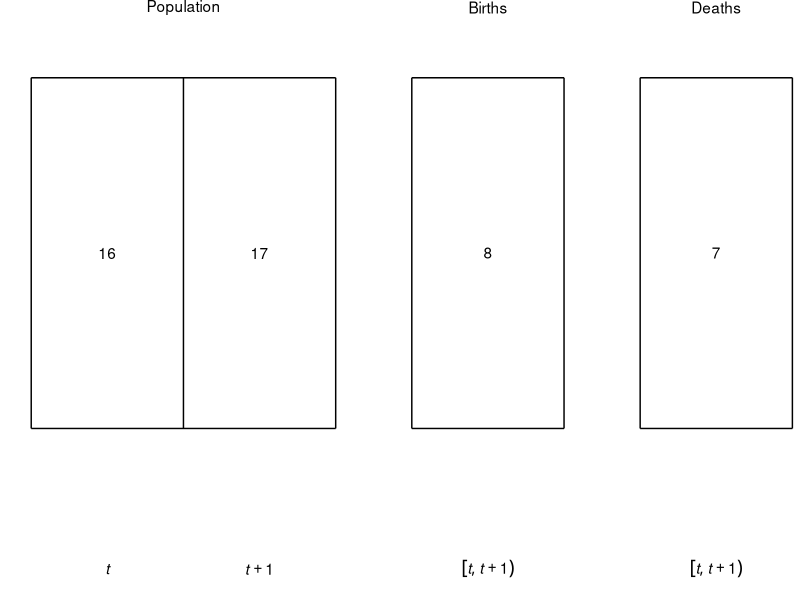

Source code (R):


library(ggplot2)


data_popn_box <- data.frame(x = c(0, 2, 2, 0, 1),
                            xend = c(2, 2, 0, 0, 1),
                            y = c(0, 0, 1, 1, 0),
                            yend = c(0, 1, 1, 0, 1))
data_popn_label <- data.frame(x = c(1, 0.5, 1.5, 0.5, 1.5),
                              y = c(1.2, 0.5, 0.5, -0.4, -0.4),
                              label = c("Population", 16, 17, "italic(t)", "italic(t)+1"))
data_births_box <- data.frame(x = c(2.5, 3.5, 3.5, 2.5),
                              xend = c(3.5, 3.5, 2.5, 2.5),
                              y = c(0, 0, 1, 1),
                              yend = c(0, 1, 1, 0))
data_births_label <- data.frame(x = c(3, 3, 3),
                                y = c(1.2, 0.5, -0.4),
                                label = c("Births", 8, 'group("[",list(italic(t),italic(t+1)),")")'))
data_deaths_box <- data.frame(x = c(4, 5, 5, 4),
                              xend = c(5, 5, 4, 4),
                              y = c(0, 0, 1, 1),
                              yend = c(0, 1, 1, 0))
data_deaths_label <- data.frame(x = c(4.5, 4.5, 4.5),
                                y = c(1.2, 0.5, -0.4),
                                label = c("Deaths", 7, 'group("[",list(italic(t),italic(t+1)),")")'))
p <- ggplot(data_popn_box, aes(x = x, y = y)) +
    theme_bw() +
    theme(panel.border = element_blank(),
          panel.grid.major = element_blank(),
          panel.grid.minor = element_blank(),
          axis.text = element_blank(),
          axis.ticks = element_blank()) +
    coord_cartesian(expand = FALSE,
                    clip = "off") +
    ## population
    geom_segment(aes(x = x, y = y, xend = xend, yend = yend),
                 data = data_popn_box) +
    geom_text(aes(label = label),
              data = data_popn_label,
              parse = TRUE) +
    ## births
    geom_segment(aes(x = x, y = y, xend = xend, yend = yend),
                 data = data_births_box) +
    geom_text(aes(label = label),
              data = data_births_label,
              parse = TRUE) +
    ## deaths
    geom_segment(aes(x = x, y = y, xend = xend, yend = yend),
                 data = data_deaths_box) +
    geom_text(aes(label = label),
              data = data_deaths_label,
              parse = TRUE) +
    ## other
    xlab("") +
    ylab("")

graphics.off()
pdf(file = "figures_accounts/fig_account_noage.pdf",
    width = 2.5,
    height = 1)
plot(p)
dev.off()
